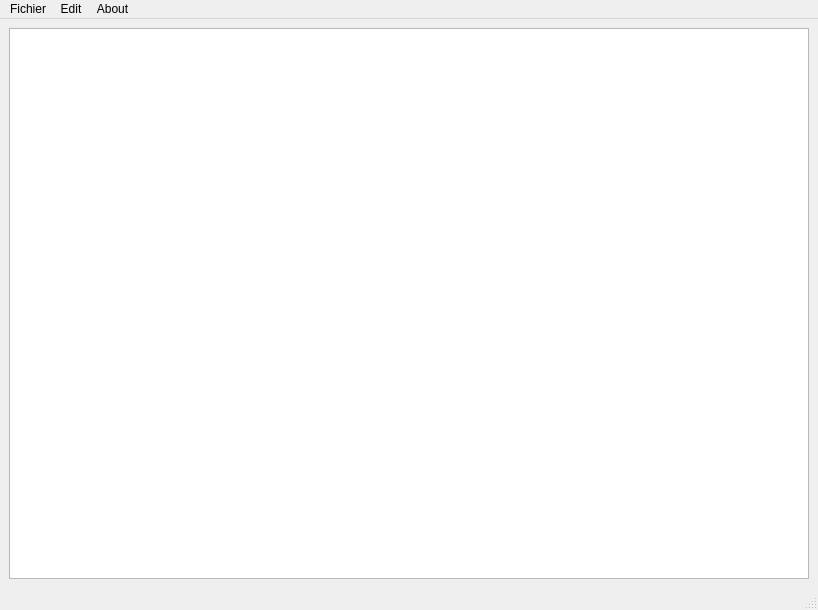
<?xml version="1.0" encoding="UTF-8"?>
<ui version="4.0">
 <class>Notepad</class>
 <widget class="QMainWindow" name="Notepad">
  <property name="geometry">
   <rect>
    <x>0</x>
    <y>0</y>
    <width>818</width>
    <height>610</height>
   </rect>
  </property>
  <property name="windowTitle">
   <string>Notepad</string>
  </property>
  <widget class="QWidget" name="centralwidget">
   <layout class="QVBoxLayout" name="verticalLayout">
    <item>
     <widget class="QTextEdit" name="textEdit">
      <property name="html">
       <string>&lt;!DOCTYPE HTML PUBLIC &quot;-//W3C//DTD HTML 4.0//EN&quot; &quot;http://www.w3.org/TR/REC-html40/strict.dtd&quot;&gt;
&lt;html&gt;&lt;head&gt;&lt;meta name=&quot;qrichtext&quot; content=&quot;1&quot; /&gt;&lt;meta charset=&quot;utf-8&quot; /&gt;&lt;style type=&quot;text/css&quot;&gt;
p, li { white-space: pre-wrap; }
hr { height: 1px; border-width: 0; }
li.unchecked::marker { content: &quot;\2610&quot;; }
li.checked::marker { content: &quot;\2612&quot;; }
&lt;/style&gt;&lt;/head&gt;&lt;body style=&quot; font-family:'Segoe UI'; font-size:9pt; font-weight:400; font-style:normal;&quot;&gt;
&lt;p align=&quot;justify&quot; style=&quot;-qt-paragraph-type:empty; margin-top:0px; margin-bottom:0px; margin-left:0px; margin-right:0px; -qt-block-indent:0; text-indent:0px;&quot;&gt;&lt;br /&gt;&lt;/p&gt;&lt;/body&gt;&lt;/html&gt;</string>
      </property>
     </widget>
    </item>
   </layout>
  </widget>
  <widget class="QMenuBar" name="menubar">
   <property name="geometry">
    <rect>
     <x>0</x>
     <y>0</y>
     <width>818</width>
     <height>22</height>
    </rect>
   </property>
   <widget class="QMenu" name="menuFichier">
    <property name="title">
     <string>Fichier</string>
    </property>
    <addaction name="actionNew"/>
    <addaction name="actionOpen"/>
    <addaction name="actionSave"/>
    <addaction name="actionSave_as"/>
    <addaction name="actionPrint"/>
    <addaction name="actionExit"/>
   </widget>
   <widget class="QMenu" name="menuEdit">
    <property name="title">
     <string>Edit</string>
    </property>
    <addaction name="actionCopy"/>
    <addaction name="actionPaste"/>
    <addaction name="actionCut"/>
    <addaction name="actionUndo"/>
    <addaction name="actionRedo"/>
    <addaction name="actionFont"/>
    <addaction name="actionBold"/>
    <addaction name="actionUnderline"/>
    <addaction name="actionItalic"/>
    <addaction name="actionColor"/>
   </widget>
   <widget class="QMenu" name="menuAbout">
    <property name="title">
     <string>About</string>
    </property>
    <addaction name="actionAbout"/>
   </widget>
   <addaction name="menuFichier"/>
   <addaction name="menuEdit"/>
   <addaction name="menuAbout"/>
  </widget>
  <widget class="QStatusBar" name="statusbar"/>
  <action name="actionNew">
   <property name="icon">
    <iconset>
     <normaloff>../resources/images/new.png</normaloff>../resources/images/new.png</iconset>
   </property>
   <property name="text">
    <string>New</string>
   </property>
  </action>
  <action name="actionOpen">
   <property name="text">
    <string>Open</string>
   </property>
  </action>
  <action name="actionSave">
   <property name="text">
    <string>Save</string>
   </property>
  </action>
  <action name="actionSave_as">
   <property name="text">
    <string>Save as</string>
   </property>
  </action>
  <action name="actionPrint">
   <property name="text">
    <string>Print</string>
   </property>
  </action>
  <action name="actionExit">
   <property name="text">
    <string>Exit</string>
   </property>
  </action>
  <action name="actionCopy">
   <property name="text">
    <string>Copy</string>
   </property>
  </action>
  <action name="actionPaste">
   <property name="text">
    <string>Paste</string>
   </property>
  </action>
  <action name="actionUndo">
   <property name="text">
    <string>Undo</string>
   </property>
  </action>
  <action name="actionRedo">
   <property name="text">
    <string>Redo</string>
   </property>
  </action>
  <action name="actionFont">
   <property name="text">
    <string>Font</string>
   </property>
  </action>
  <action name="actionBold">
   <property name="checkable">
    <bool>true</bool>
   </property>
   <property name="text">
    <string>Bold</string>
   </property>
  </action>
  <action name="actionUnderline">
   <property name="checkable">
    <bool>true</bool>
   </property>
   <property name="text">
    <string>Underline</string>
   </property>
  </action>
  <action name="actionItalic">
   <property name="checkable">
    <bool>true</bool>
   </property>
   <property name="text">
    <string>Italic</string>
   </property>
  </action>
  <action name="actionAbout">
   <property name="text">
    <string>About</string>
   </property>
  </action>
  <action name="actionCut">
   <property name="text">
    <string>Cut</string>
   </property>
  </action>
  <action name="actionColor">
   <property name="text">
    <string>Color</string>
   </property>
  </action>
 </widget>
 <resources>
  <include location="../resources/resources.qrc"/>
 </resources>
 <connections/>
</ui>
